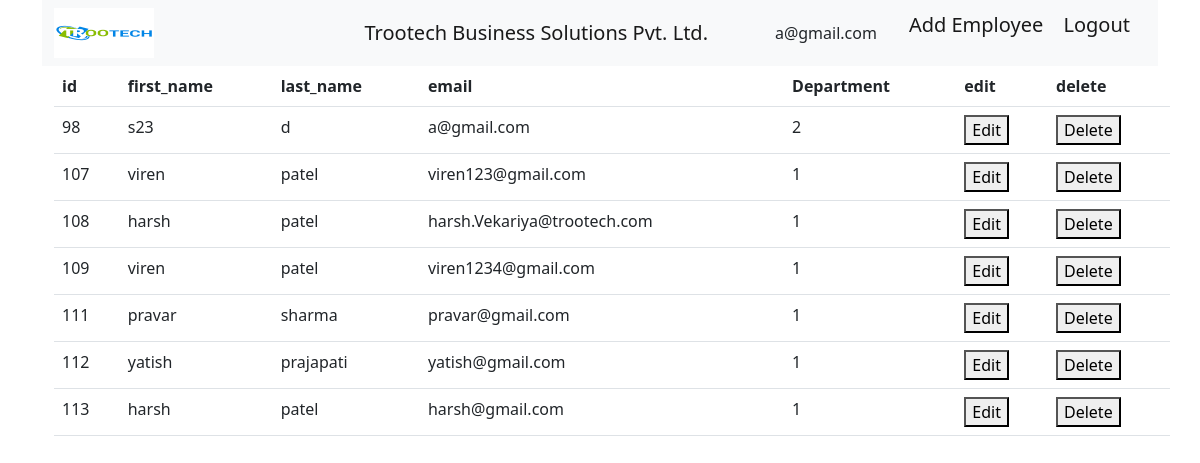
The page /employee_list/ (signed in) on the database its author committed.
### employee/models.py (models this page shows, shortened)
class Employee(AbstractUser):
    username = models.CharField(max_length=150, blank=True, unique=False)
    email = models.EmailField(max_length=100, unique=True)
    select_role = models.ManyToManyField(Depatment)
    USERNAME_FIELD = 'email'
    REQUIRED_FIELDS = ['username']
    is_deleted = models.BooleanField(default=False)
    @property
    def get_roles(self):
        return [select_value['name'] for select_value in self.select_role.values('name')]

### employee/views.py (the view)
# urls.py: path('employee_list/',views.EmployeeList.as_view(),name = 'employee_list'),
class EmployeeList(LoginRequiredMixin,ListView):
    template_name = 'employee_list.html'
    model = Employee
    queryset = Employee.objects.filter(is_deleted = False)
    context_object_name = 'employee'
    permission_required = {
        "GET": ["employee.view_depatment"],
    }

### templates/employee_list.html (shortened to what this page needs)
{% include 'templates/employee_base.html' %}
<!DOCTYPE html>
<html>
<head>
    <link href=https://cdn.jsdelivr.net/npm/bootstrap@5.2.3/dist/css/bootstrap.min.css rel="stylesheet">
</head>
<body>
    <div class="container" style="width: 2000px">
        <table class="table">
            <thead class="thead-dark">
                <tr>
                    <th scope="col">id</th>
                    <th scope="col">first_name</th>
                    <th scope="col">last_name</th>
                    <th scope="col">email</th>
                    <th scope="col">Department</th>
                    <th scope="col">edit</th>
                    <th scope="col">delete</th>
                </tr>
            </thead>
            {% for employee_detils in employee %}
            <tr>
                <td>{{employee_detils.id}}</td>
                <td>{{employee_detils.first_name}}</td>
                <td>{{employee_detils.last_name}}</td>
                <td>{{employee_detils.email}}</td>
                <td data-bs-toggle="tooltip" data-bs-placement="left" title="{% for role in employee_detils.select_role.values %}{{ role.name }} &nbsp;{% endfor%}">{{employee_detils.select_role.count}}</td>
                <td>
                    <form method="GET" action="/employee_edit/{{employee_detils.pk}}">
                        <button type="edit">Edit</button>
                    </form>
                <td>
                    <form method="POST" action="/employee_delete/{{employee_detils.id}}/">
                        <button type="submit">Delete</button>
                    </form>
                </td>
            </tr>
            {% endfor %}
        </table>
    </div>
    <link href=https://cdn.jsdelivr.net/npm/bootstrap@5.2.3/dist/js/bootstrap.min.js rel="stylesheet">
    <link href=https://cdn.jsdelivr.net/npm/bootstrap@5.2.3/dist/js/bootstrap.bundle.min.js rel="stylesheet">
</body>
</html>

### templates/employee_base.html (shortened to what this page needs)
{% load static %}
<!DOCTYPE html>
<html>
    <head>
        <link href=https://cdn.jsdelivr.net/npm/bootstrap@5.2.3/dist/css/bootstrap.min.css rel ="stylesheet">
    </head>
    <body class="container">
        <nav class="navbar navbar-expand-lg bg-light">
            <div class="container-fluid">
              <img src="{%static 'logo.png'%}" width="100" height="50" alt="logo" class="d-inline-block align-text-top">
              <a class="navbar-brand mx-auto" style="width: 200px;">Trootech Business Solutions Pvt. Ltd.</a>
                {% if request.user.is_authenticated %}
                   {{user.email}}
                {% endif %}
                <ul style="list-style-type: none;">
                    <li>
                      {% if 'HR' and 'ADMIN' and 'CTO' in request.user.get_roles %}
                        <a class="navbar-brand" href="{% url 'add_employee'%}" >Add Employee</a>
                      {% elif 'DEVELOPER' in request.user.get_roles %}
                        <a class="navbar-brand"  disabled>Add Employee</a>
                      {% elif 'ADMIN' in request.user.get_roles %}
                        <a class="navbar-brand" href="{% url 'add_employee'%}" >Add Employee</a>
                      {% elif 'HR' in request.user.get_roles %}
                        <a class="navbar-brand" href="{% url 'add_employee'%}" >Add Employee</a>
                      {% elif 'HR' and 'DEVELOPER' in request.user.get_roles %}
                        <a class="navbar-brand" href="{% url 'add_employee'%}" >Add Employee</a>
                      {% endif %}
                        <a class="navbar-brand" href="{% url 'logout' %}">Logout</a>
                    </li>
                </ul>
              </div>
          </nav>
    </body>
</html>

### rows shown on the page
Employee: email "a@gmail.com", id "98", first_name "s23", last_name "d", select_role.count "2"
Employee: id "107", first_name "viren", last_name "patel", email "viren123@gmail.com", select_role.count "1"
Employee: id "108", first_name "harsh", last_name "patel", email "harsh.Vekariya@trootech.com", select_role.count "1"
Employee: id "109", first_name "viren", last_name "patel", email "viren1234@gmail.com", select_role.count "1"
Employee: id "111", first_name "pravar", last_name "sharma", email "pravar@gmail.com", select_role.count "1"
Employee: id "112", first_name "yatish", last_name "prajapati", email "yatish@gmail.com", select_role.count "1"
Employee: id "113", first_name "harsh", last_name "patel", email "harsh@gmail.com", select_role.count "1"
